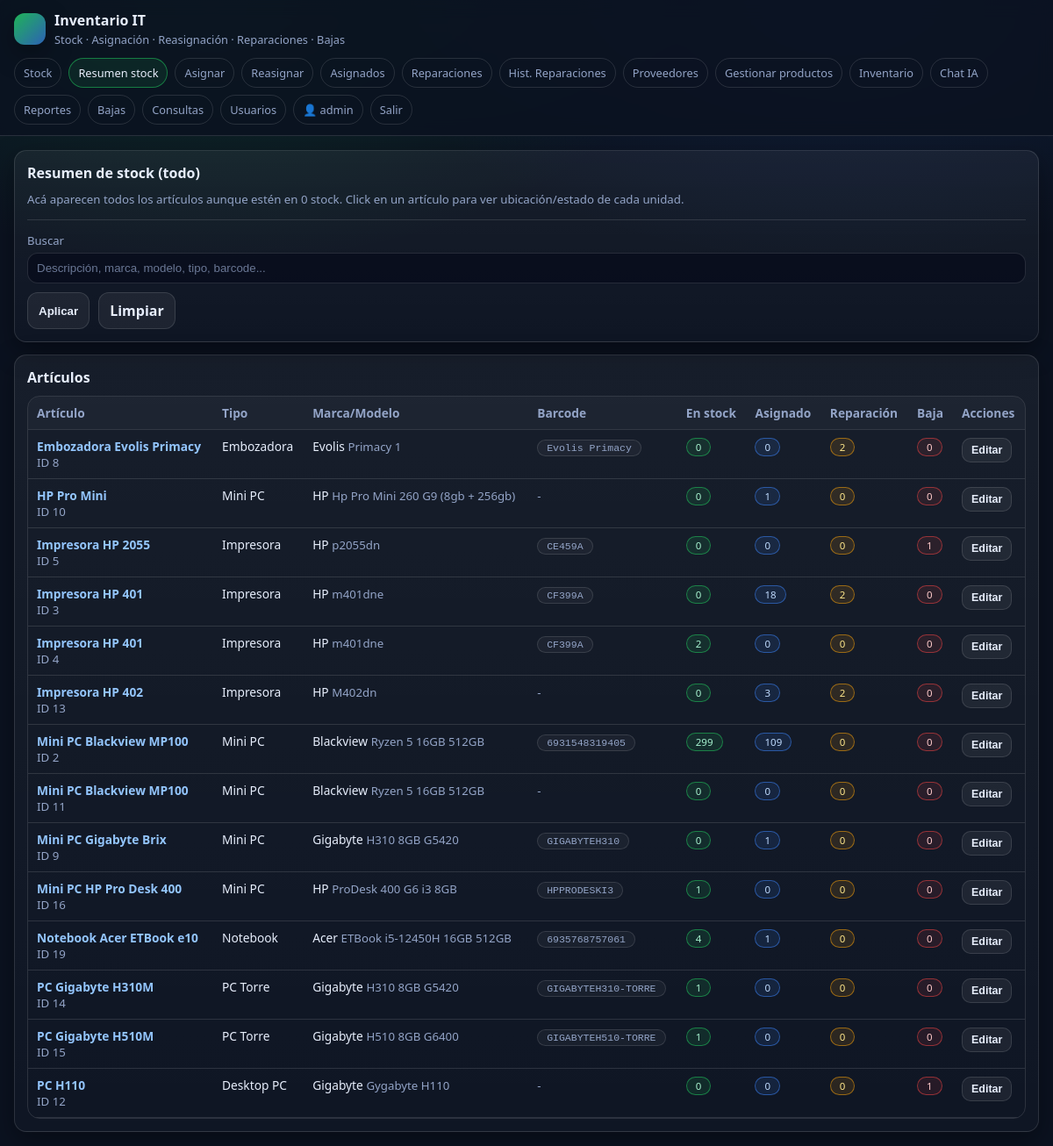
The app's page /stock_all (signed in) with its own data.
### tables this page shows
CREATE TABLE users (
      id INTEGER PRIMARY KEY AUTOINCREMENT,
      username TEXT UNIQUE NOT NULL,
      password_hash TEXT NOT NULL,
      is_admin INTEGER NOT NULL DEFAULT 0,
      created_at TEXT NOT NULL
    );

CREATE TABLE products (
      id INTEGER PRIMARY KEY AUTOINCREMENT,
      barcode TEXT,
      descripcion TEXT NOT NULL,
      tipo TEXT NOT NULL,
      marca TEXT NOT NULL,
      modelo TEXT NOT NULL,
      proveedor_id INTEGER REFERENCES providers(id),
      created_at TEXT NOT NULL
    );

### app.py (the view)
@app.route("/stock_all")
@login_required
def stock_all():
    q = (request.args.get("q") or "").strip().lower()
    db = get_db()
    if q:
        like = f"%{q}%"
        products = db.execute(
            """
            SELECT p.*,
              SUM(CASE WHEN u.status='IN_STOCK' THEN 1 ELSE 0 END) AS in_stock,
              SUM(CASE WHEN u.status='ASSIGNED' THEN 1 ELSE 0 END) AS assigned,
              SUM(CASE WHEN u.status='IN_REPAIR' THEN 1 ELSE 0 END) AS in_repair,
              SUM(CASE WHEN u.status='RETIRED' THEN 1 ELSE 0 END) AS retired
            FROM products p
            LEFT JOIN units u ON u.product_id = p.id
            WHERE
              LOWER(p.descripcion) LIKE ?
              OR LOWER(p.tipo) LIKE ?
              OR LOWER(p.marca) LIKE ?
              OR LOWER(p.modelo) LIKE ?
              OR LOWER(COALESCE(p.barcode,'')) LIKE ?
              OR EXISTS (
                    SELECT 1 FROM units uu
                    WHERE uu.product_id = p.id
                      AND LOWER(COALESCE(uu.serial,'')) LIKE ?
              )
            GROUP BY p.id
            ORDER BY p.descripcion COLLATE NOCASE
            """,
            (like, like, like, like, like, like),
        ).fetchall()
    else:
        products = db.execute(
            """
            SELECT p.*,
              SUM(CASE WHEN u.status='IN_STOCK' THEN 1 ELSE 0 END) AS in_stock,
              SUM(CASE WHEN u.status='ASSIGNED' THEN 1 ELSE 0 END) AS assigned,
              SUM(CASE WHEN u.status='IN_REPAIR' THEN 1 ELSE 0 END) AS in_repair,
              SUM(CASE WHEN u.status='RETIRED' THEN 1 ELSE 0 END) AS retired
            FROM products p
            LEFT JOIN units u ON u.product_id = p.id
            GROUP BY p.id
            ORDER BY p.descripcion COLLATE NOCASE
            """
        ).fetchall()
    return render_template("stock_all.html", products=products, q=q)

### app.py (called while the page is built)
def get_db() -> sqlite3.Connection:
    if "db" not in g:
        conn = sqlite3.connect(DB_PATH)
        conn.row_factory = sqlite3.Row
        g.db = conn
        ensure_schema_migrations(g.db)
    return g.db

def ensure_schema_migrations(db):
    try:
        cols = [r["name"] for r in db.execute("PRAGMA table_info(products)").fetchall()]
        if "proveedor_id" not in cols:
            db.execute("ALTER TABLE products ADD COLUMN proveedor_id INTEGER")
            db.commit()
    except Exception:
        pass
    try:
        cols_u = [r["name"] for r in db.execute("PRAGMA table_info(units)").fetchall()]
        if "purchase_provider_id" not in cols_u:
            db.execute("ALTER TABLE units ADD COLUMN purchase_provider_id INTEGER")
            db.commit()
    except Exception:
        pass
    try:
        db.execute("DROP INDEX IF EXISTS idx_products_barcode")
        db.execute("CREATE UNIQUE INDEX IF NOT EXISTS idx_products_barcode_provider ON products(barcode, IFNULL(proveedor_id,0)) WHERE barcode IS NOT NULL AND barcode != ''")
        db.commit()
    except Exception:
        pass

def login_required(fn):
    @wraps(fn)
    def wrapper(*args, **kwargs):
        if not session.get("user_id"):
            return redirect(url_for("login", next=request.path))
        return fn(*args, **kwargs)
    return wrapper

def current_user():
    uid = session.get("user_id")
    if not uid:
        return None
    db = get_db()
    return db.execute("SELECT * FROM users WHERE id = ?", (uid,)).fetchone()

@app.before_request
def _fk_on():
    db = get_db()
    db.execute("PRAGMA foreign_keys=ON;")

@app.teardown_appcontext
def _close(e=None):
    close_db(e)

@app.context_processor
def inject_globals():
    return {"me": current_user()}

### templates/stock_all.html (shortened to what this page needs)
{% extends "base.html" %}
{% from "_macros.html" import short_date %}
{% set title="Resumen stock" %}
{% set active="stock_all" %}
{% block content %}
<div class="card">
  <h2>Resumen de stock (todo)</h2>
  <div class="muted">Acá aparecen todos los artículos aunque estén en 0 stock. Click en un artículo para ver ubicación/estado de cada unidad.</div>
  <hr class="sep">
  <form method="get">
    <div style="grid-column:1/-1;">
      <label>Buscar</label>
      <input name="q" value="{{ q }}" placeholder="Descripción, marca, modelo, tipo, barcode...">
    </div>
    <div style="display:flex; gap:10px; flex-wrap:wrap;">
      <button class="btn" type="submit">Aplicar</button>
      <a class="btn" href="{{ url_for('stock_all') }}">Limpiar</a>
    </div>
  </form>
</div>
<div class="card" style="margin-top:14px;">
  <h2>Artículos</h2>
  <div class="table-wrap">
    <table>
      <thead>
        <tr>
          <th>Artículo</th><th>Tipo</th><th>Marca/Modelo</th><th>Barcode</th>
          <th>En stock</th><th>Asignado</th><th>Reparación</th><th>Baja</th><th>Acciones</th>
        </tr>
      </thead>
      <tbody>
        {% for p in products %}
        <tr>
          <td><a href="#" class="js-info" data-kind="product" data-id="{{ p.id }}"><b>{{ p.descripcion }}</b></a><div class="muted">ID {{ p.id }}</div></td>
          <td>{{ p.tipo }}</td>
          <td>{{ p.marca }} <span class="muted">{{ p.modelo }}</span></td>
          <td>{% if p.barcode %}<span class="badge mono">{{ p.barcode }}</span>{% else %}<span class="muted">-</span>{% endif %}</td>
          <td><span class="badge ok">{{ p.in_stock or 0 }}</span></td>
          <td><span class="badge blue">{{ p.assigned or 0 }}</span></td>
          <td><span class="badge warn">{{ p.in_repair or 0 }}</span></td>
          <td><span class="badge danger">{{ p.retired or 0 }}</span></td>
          <td style="white-space:nowrap;">
            {% if me.is_admin %}
              <button class="btn small js-edit-product" type="button" data-id="{{ p.id }}">Editar</button>
            {% else %}<span class="muted">-</span>{% endif %}
          </td>
        </tr>
        {% endfor %}
      </tbody>
    </table>
  </div>
</div>
{% endblock %}

### templates/base.html (shortened to what this page needs)
{% from "_macros.html" import short_date %}
<!doctype html>
<html lang="es">
<head>
  <link rel="stylesheet" href="{{ url_for('static', filename='style.css') }}">
</head>
<body>
  <div class="topbar">
    <div class="nav">
      <div class="brand">
        <div class="logo"></div>
        <div>
          <h1>Inventario IT</h1>
          <div class="sub">Stock · Asignación · Reasignación · Reparaciones · Bajas</div>
        </div>
      </div>
      <div class="menu">
        {% if me %}
          <a class="pill {% if active=='stock' %}active{% endif %}" href="{{ url_for('stock') }}">Stock</a>
          <a class="pill {% if active=='stock_all' %}active{% endif %}" href="{{ url_for('stock_all') }}">Resumen stock</a>
          <a class="pill {% if active=='assign' %}active{% endif %}" href="{{ url_for('assign_page') }}">Asignar</a>
          <a class="pill {% if active=='reassign' %}active{% endif %}" href="{{ url_for('reassign_page') }}">Reasignar</a>
          <a class="pill {% if active=='assigned' %}active{% endif %}" href="{{ url_for('assigned_page') }}">Asignados</a>
          <a class="pill {% if active=='repairs' %}active{% endif %}" href="{{ url_for('repairs_page') }}">Reparaciones</a>
          <a class="pill {% if active=='repairs_history' %}active{% endif %}" href="{{ url_for('repairs_history_page') }}">Hist. Reparaciones</a>
          <a class="pill {% if active=='providers' %}active{% endif %}" href="{{ url_for('providers_page') }}">Proveedores</a>
        <a class="pill {% if active=='manage_products' %}active{% endif %}" href="{{ url_for('manage_products_page') }}">Gestionar productos</a>
        <a class="pill {% if active=='inventory' %}active{% endif %}" href="{{ url_for('inventory_page') }}">Inventario</a>
        <a class="pill {% if active=='ai_chat' %}active{% endif %}" href="{{ url_for('ai_chat_page') }}">Chat IA</a>
        <a class="pill {% if active=='reports' %}active{% endif %}" href="{{ url_for('reports_page') }}">Reportes</a>
          <a class="pill {% if active=='retired' %}active{% endif %}" href="{{ url_for('retired_page') }}">Bajas</a>
          <a class="pill {% if active=='queries' %}active{% endif %}" href="{{ url_for('queries_page') }}">Consultas</a>
          {% if me.is_admin %}
            <a class="pill {% if active=='users' %}active{% endif %}" href="{{ url_for('users_page') }}">Usuarios</a>
          {% endif %}
          <span class="pill">👤 {{ me.username }}</span>
          <a class="pill" href="{{ url_for('logout') }}">Salir</a>
        {% endif %}
      </div>
    </div>
  </div>
  <div class="container">
    {% block content %}{% endblock %}
  </div>
</body>
</html>

### static/style.css (style rules this page uses)
:root { --bg: #0b1220; --panel: #0f1a2f; --card: #0c1629; --muted: #93a4c7; --text: #e7eefc; --border: rgba(255,255,255,.12); --accent: #22c55e; --warn: #f59e0b; --danger: #ef4444; --link: #93c5fd; --shadow: 0 10px 30px rgba(0,0,0,.35); --mono: ui-monospace, SFMono-Regular, Menlo, Monaco, Consolas, "Liberation Mono", monospace; }
* { box-sizing:border-box; }
body { margin:0; font-family: system-ui, -apple-system, Segoe UI, Roboto, sans-serif; background: radial-gradient(900px 500px at 20% 0%, rgba(34,197,94,.15), transparent 60%), radial-gradient(900px 500px at 80% 0%, rgba(59,130,246,.12), transparent 60%), var(--bg); color: var(--text); }
a { color: var(--link); text-decoration:none; }
.topbar { position:sticky; top:0; z-index:20; background: rgba(11,18,32,.85); backdrop-filter: blur(10px); border-bottom:1px solid var(--border); }
.nav { max-width:1200px; margin:0 auto; padding:12px 16px; display:flex; gap:12px; align-items:center; justify-content:space-between; flex-wrap:wrap; }
.brand { display:flex; gap:10px; align-items:center; }
.logo { width:36px; height:36px; border-radius:12px; background: linear-gradient(135deg, rgba(34,197,94,.9), rgba(59,130,246,.7)); box-shadow: var(--shadow); }
.brand h1 { margin:0; font-size:1rem; }
.brand .sub { color: var(--muted); font-size:.8rem; margin-top:2px; }
.menu { display:flex; flex-wrap:wrap; gap:8px; align-items:center; }
.pill { padding:7px 10px; border:1px solid var(--border); border-radius:999px; color: var(--muted); font-size:.8rem; }
.pill.active { border-color: rgba(34,197,94,.55); color: var(--text); background: rgba(34,197,94,.10); }
.container { max-width:1200px; margin:0 auto; padding:16px; }
.card { background: linear-gradient(180deg, rgba(255,255,255,.05), rgba(255,255,255,.02)); border: 1px solid var(--border); border-radius: 14px; padding:14px; box-shadow: var(--shadow); }
.card h2 { margin:0 0 10px 0; font-size:1rem; }
.muted { color: var(--muted); font-size:.83rem; }
hr.sep { border:none; border-top:1px solid var(--border); margin:14px 0; }
form { display:grid; grid-template-columns: repeat(auto-fit, minmax(210px, 1fr)); gap:10px 12px; align-items:end; }
label { display:block; margin:0 0 5px 0; color: var(--muted); font-size:.82rem; }
input, select, textarea { width:100%; padding:9px 10px; border-radius:12px; border:1px solid var(--border); background: rgba(2,6,23,.55); color: var(--text); outline:none; }
input::placeholder, textarea::placeholder { color: rgba(147,164,199,.7); }
.btn { padding:9px 12px; border-radius:12px; border:1px solid var(--border); background: rgba(255,255,255,.06); color: var(--text); cursor:pointer; font-weight:600; }
.btn.small { padding:6px 10px; border-radius:10px; font-size:.78rem; font-weight:700; }
.table-wrap { overflow:auto; border-radius:14px; border:1px solid var(--border); }
table { width:100%; border-collapse:collapse; font-size:.86rem; min-width: 860px; }
th, td { padding:9px 10px; border-bottom:1px solid var(--border); vertical-align:top; }
th { text-align:left; color: var(--muted); background: rgba(255,255,255,.03); position:sticky; top:0; }
.badge { display:inline-block; padding:2px 10px; border-radius:999px; border:1px solid var(--border); font-size:.72rem; color: var(--muted); background: rgba(255,255,255,.04); }
.badge.ok { color:#a7f3d0; border-color: rgba(34,197,94,.55); background: rgba(34,197,94,.12); }
.badge.blue { color:#bfdbfe; border-color: rgba(59,130,246,.55); background: rgba(59,130,246,.12); }
.badge.warn { color:#fde68a; border-color: rgba(245,158,11,.55); background: rgba(245,158,11,.12); }
.badge.danger { color:#fecaca; border-color: rgba(239,68,68,.55); background: rgba(239,68,68,.10); }
.badge.mono { font-family: var(--mono); }

### records on screen
users: username "admin"
products: descripcion "Embozadora Evolis Primacy", id "8", tipo "Embozadora", marca "Evolis", modelo "Primacy 1", barcode "Evolis Primacy", in_stock "0", assigned "0", in_repair "2", retired "0"
products: descripcion "HP Pro Mini", id "10", tipo "Mini PC", marca "HP", modelo "Hp Pro Mini 260 G9 (8gb + 256gb)", in_stock "0", assigned "1", in_repair "0", retired "0"
products: descripcion "Impresora HP 2055", id "5", tipo "Impresora", marca "HP", modelo "p2055dn", barcode "CE459A", in_stock "0", assigned "0", in_repair "0", retired "1"
products: descripcion "Impresora HP 401", id "3", tipo "Impresora", marca "HP", modelo "m401dne", barcode "CF399A", in_stock "0", assigned "18", in_repair "2", retired "0"
products: descripcion "Impresora HP 401", id "4", tipo "Impresora", marca "HP", modelo "m401dne", barcode "CF399A", in_stock "2", assigned "0", in_repair "0", retired "0"
products: descripcion "Impresora HP 402", id "13", tipo "Impresora", marca "HP", modelo "M402dn", in_stock "0", assigned "3", in_repair "2", retired "0"
products: descripcion "Mini PC Blackview MP100", id "2", tipo "Mini PC", marca "Blackview", modelo "Ryzen 5 16GB 512GB", barcode "6931548319405", in_stock "299", assigned "109", in_repair "0", retired "0"
products: descripcion "Mini PC Blackview MP100", id "11", tipo "Mini PC", marca "Blackview", modelo "Ryzen 5 16GB 512GB", in_stock "0", assigned "0", in_repair "0", retired "0"
products: descripcion "Mini PC Gigabyte Brix", id "9", tipo "Mini PC", marca "Gigabyte", modelo "H310 8GB G5420", barcode "GIGABYTEH310", in_stock "0", assigned "1", in_repair "0", retired "0"
products: descripcion "Mini PC HP Pro Desk 400", id "16", tipo "Mini PC", marca "HP", modelo "ProDesk 400 G6 i3 8GB", barcode "HPPRODESKI3", proveedor "1", assigned "0", in_repair "0", retired "0"
products: descripcion "Notebook Acer ETBook e10", id "19", tipo "Notebook", marca "Acer", modelo "ETBook i5-12450H 16GB 512GB", barcode "6935768757061", in_stock "4", assigned "1", in_repair "0", retired "0"
products: descripcion "PC Gigabyte H310M", id "14", tipo "PC Torre", marca "Gigabyte", modelo "H310 8GB G5420", barcode "GIGABYTEH310-TORRE", in_stock "1", assigned "0", in_repair "0", retired "0"
products: descripcion "PC Gigabyte H510M", id "15", tipo "PC Torre", marca "Gigabyte", modelo "H510 8GB G6400", barcode "GIGABYTEH510-TORRE", in_stock "1", assigned "0", in_repair "0", retired "0"
products: descripcion "PC H110", id "12", tipo "Desktop PC", marca "Gigabyte", modelo "Gygabyte H110", in_stock "0", assigned "0", in_repair "0", retired "1"
